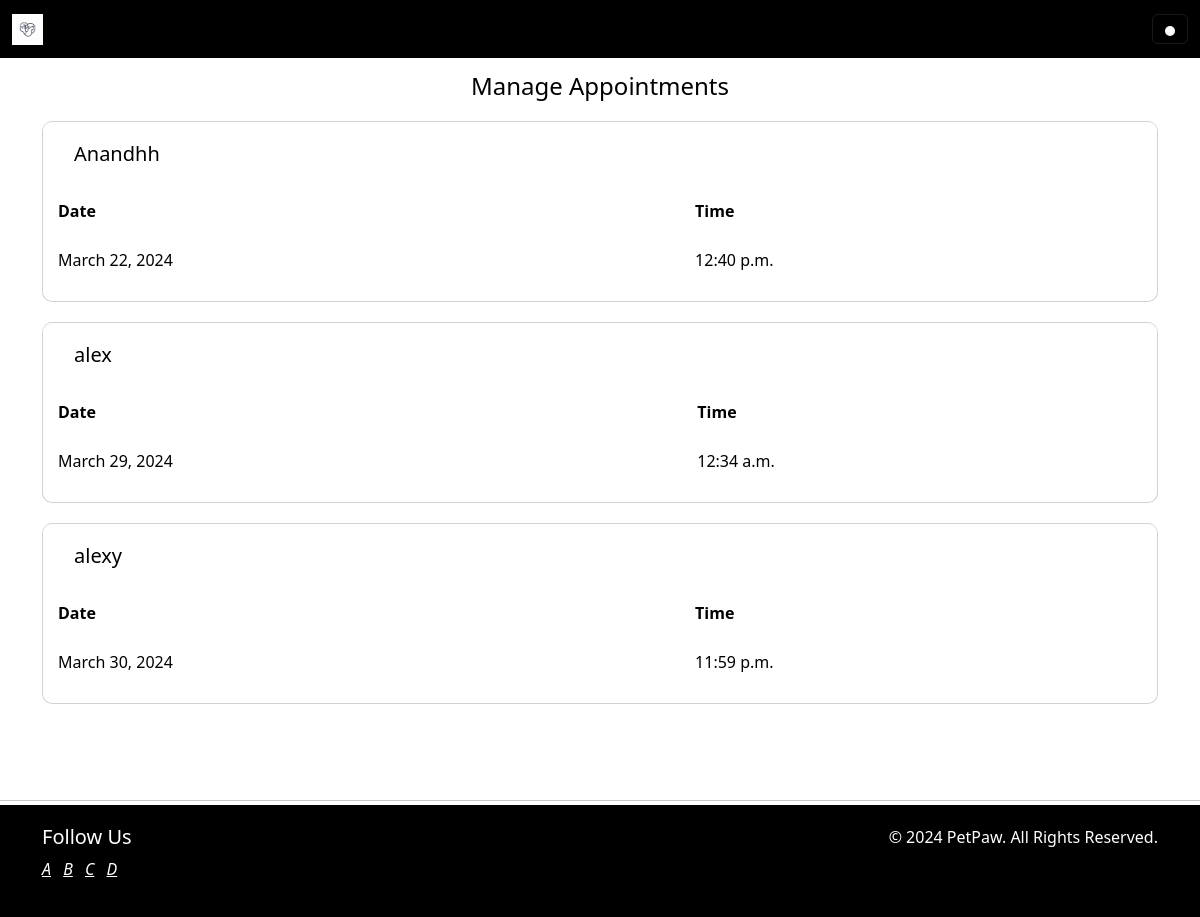
Screenshot of /manage_appointments/ (signed in) with the database file from the repository.
### pets/models.py (models this page shows, shortened)
class Appointment(models.Model):
    name = models.CharField(max_length=100)
    email = models.EmailField()
    date = models.DateField()
    time = models.TimeField()

### coordinator/views.py (the view)
# urls.py: path('manage_appointments/', views.manage_appointments, name='manage_appointments'),
@coordinator_required
def manage_appointments(request):
    appointments = Appointment.objects.all()
    return render(request, 'manage_appointments.html', {'appointments': appointments})

### templates/manage_appointments.html
{% extends 'base1.html' %}
{% load static %}
{% block content %}
<br>
<br>
<br>
<div class="container" style="color: #ffffff;">
    <h1 style="font-size: 24px; color: #000000; margin-bottom: 20px; text-align: center;">Manage Appointments</h1>
    {% for appointment in appointments %}
    <div class="card" style="border-radius: 10px; box-shadow: 0 2px 4px rgba(255, 255, 255, 0.5); margin-bottom: 20px; background-color: rgba(255, 255, 255, 0.1);">
        <div class="card-header" style="background-color: rgba(255, 255, 255, 0.3); border-bottom: 1px solid rgba(255, 255, 255, 0.5);">
            <h5 class="card-title" style="margin: 0; padding: 12px 15px; color: #000000;">{{ appointment.name }}</h5>
        </div>
        <div class="card-body" style="padding: 0; overflow-x: auto;">
            <table class="table" style="width: 100%; border-collapse: collapse;">
                <thead>
                    <tr>
                        <th style="padding: 12px 15px; text-align: left; border-bottom: 1px solid rgba(255, 255, 255, 0.5); background-color: rgba(255, 255, 255, 0.3);">Date</th>
                        <th style="padding: 12px 15px; text-align: left; border-bottom: 1px solid rgba(255, 255, 255, 0.5); background-color: rgba(255, 255, 255, 0.3);">Time</th>
                    </tr>
                </thead>
                <tbody>
                    <tr style="background-color: rgba(255, 255, 255, 0.2);">
                        <td style="padding: 12px 15px; text-align: left; border-bottom: 1px solid rgba(255, 255, 255, 0.5);">{{ appointment.date }}</td>
                        <td style="padding: 12px 15px; text-align: left; border-bottom: 1px solid rgba(255, 255, 255, 0.5);">{{ appointment.time }}</td>
                    </tr>
                </tbody>
            </table>
        </div>
    </div>
    {% endfor %}
</div>
<br>
<br>
<br>
{% endblock %}

### rows the page displays
Appointment: name "Anandhh", date "March 22, 2024", time "12:40 p.m."
Appointment: name "alex", date "March 29, 2024", time "12:34 a.m."
Appointment: name "alexy", date "March 30, 2024", time "11:59 p.m."
